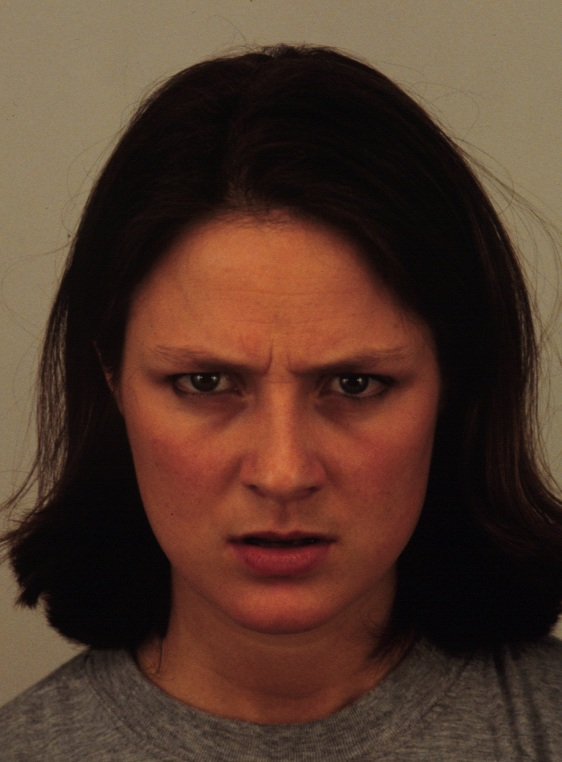
#> input picture face/AF01ANS.JPG, 562 x 762 px; its folder holds only this picture in this run
$ python extrac.py --images face
#> lines starting #> are read from the running program, lines starting #| are printed output that depends on the picture; after the words box and inside, x2 and y2 are one past the last pixel; in counts of white or black regions, pixels touching at a corner belong together
#feature extraction using harris corner detection
import cv2
#import cv
import sys
import argparse
import numpy as np
import imutils
from imutils import paths

arg = argparse.ArgumentParser()
arg.add_argument("-i", "--images", required=True , help="Path to image dataset")
args = vars(arg.parse_args())

# Making a list of all the images in the face dataset folder
images = list(paths.list_images(args["images"]))


#Going through each image in the image list
for img in images:
	image = cv2.imread(img)		#reading the image
#> image is the input picture: shape (762, 562, 3); mean B, G, R 42.9, 56.2, 82.4
	gray_img = cv2.cvtColor(image, cv2.COLOR_BGR2GRAY)   #converting the image into grayscale, only have to deal with 255 values in each pixel
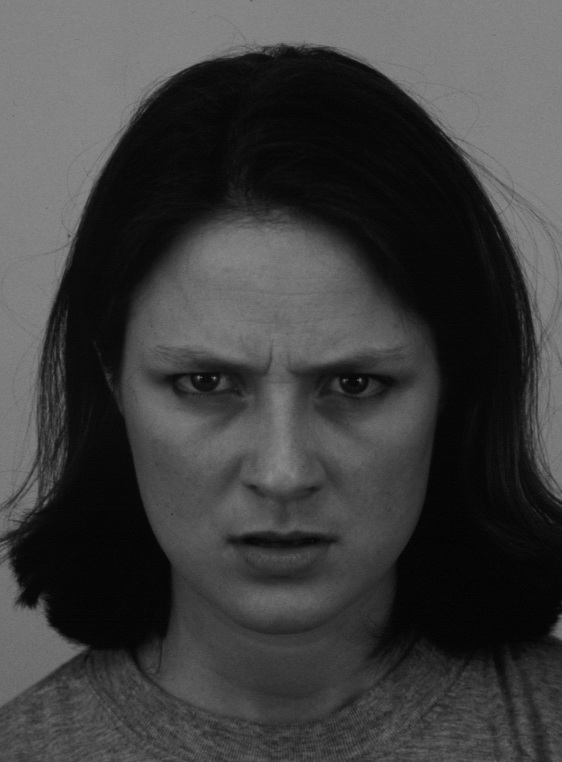
#> gray_img: shape (762, 562); min 1, max 140, mean 62.5
	corners = cv2.goodFeaturesToTrack( gray_img, 25, 0.01, 10)
#> corners = 25 rows, first 8: [360, 379], [198, 377], [214, 378], [344, 380], [560, 616], [44, 504], [68, 234], [264, 52]
	corners = np.int0(corners)
	for i in corners:
		x,y = i.ravel()
		cv2.circle( image, (x,y), 3, 255, -1)
#> this loop made 25 passes
#> (x, y) on passes 1 to 12: (360, 379), (198, 377), (214, 378), (344, 380), (560, 616), (44, 504), (68, 234), (264, 52), (26, 607), (303, 46), (16, 581), (21, 522)
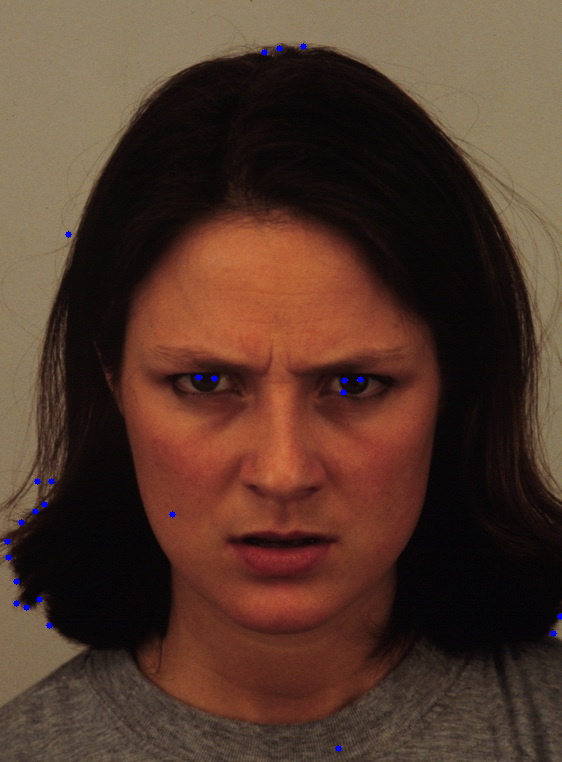
#> image: shape (762, 562, 3); 0.17% of pixels changed, all inside (x1, y1, x2, y2) = (4, 43, 562, 752)

	cv2.imshow('face', image)
	cv2.waitKey(0)

$ run again, on face/AM26ANS.JPG
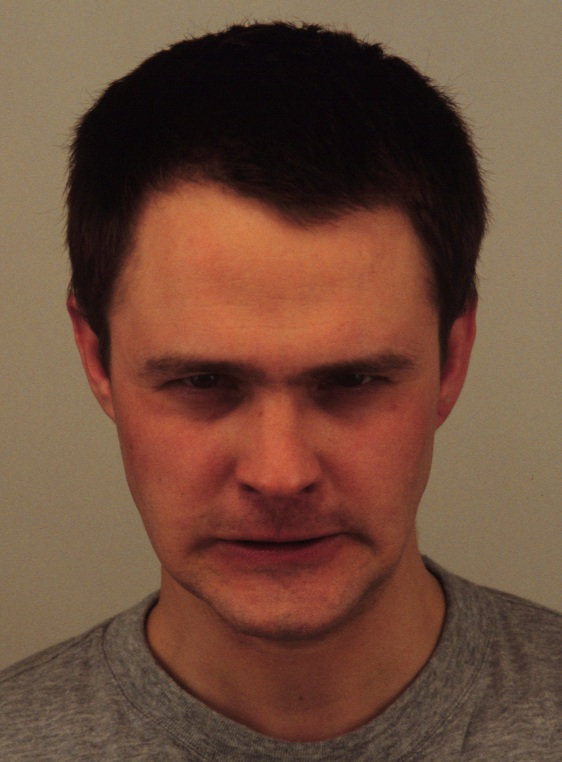
#> input picture face/AM26ANS.JPG, 562 x 762 px
#> image is the input picture: shape (762, 562, 3); mean B, G, R 58.5, 75.7, 109.9
#> `gray_img = cv2.cvtColor(image, cv2.COLOR_BGR2GRAY)`:
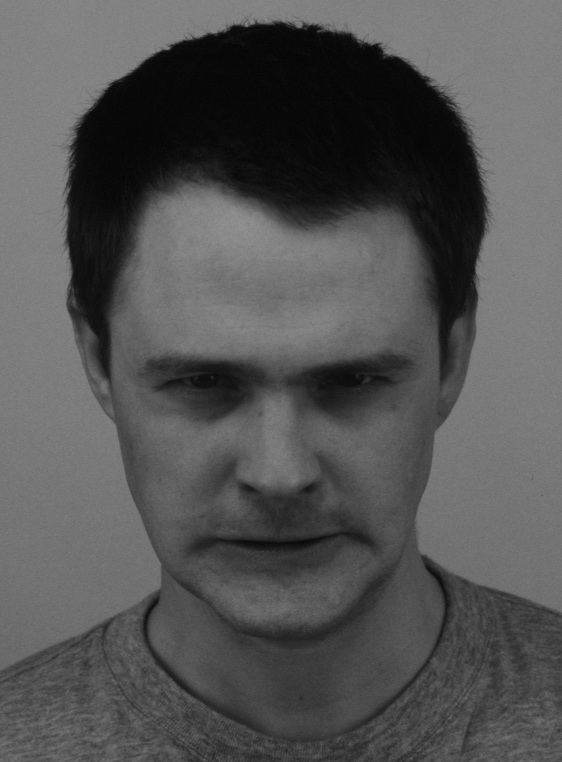
#> gray_img: shape (762, 562); min 3, max 146, mean 84
#> corners = 25 rows, first 8: [246, 25], [256, 22], [169, 48], [379, 44], [317, 31], [193, 37], [301, 27], [430, 83]
#> the loop `for i in corners:` made 25 passes
#> after the loop `for i in corners:`:
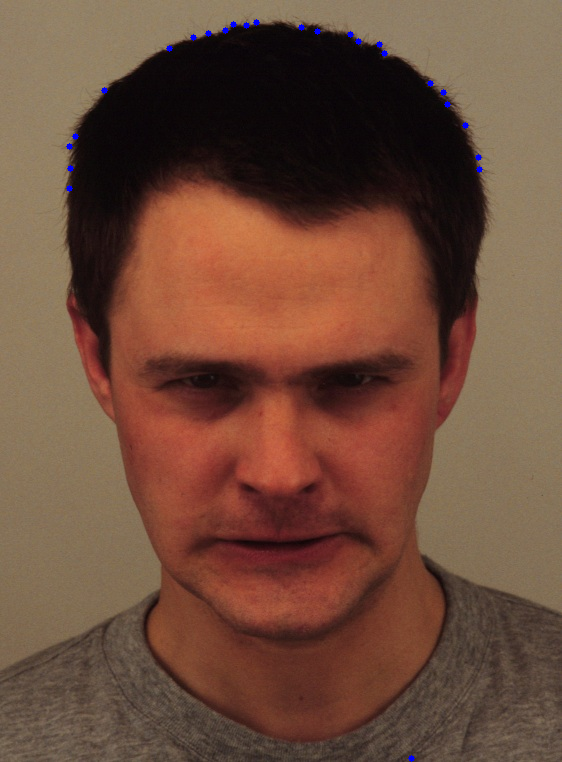
#> image: shape (762, 562, 3); 0.17% of pixels changed, all inside (x1, y1, x2, y2) = (66, 19, 483, 762)

$ run again, on face/AF01DIS.JPG
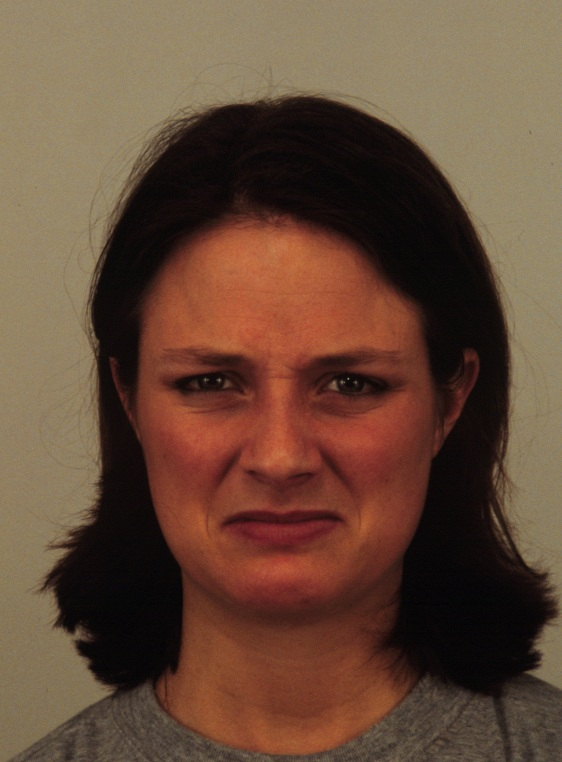
#> input picture face/AF01DIS.JPG, 562 x 762 px
#> image is the input picture: shape (762, 562, 3); mean B, G, R 56.3, 73.9, 101.9
#> `gray_img = cv2.cvtColor(image, cv2.COLOR_BGR2GRAY)`:
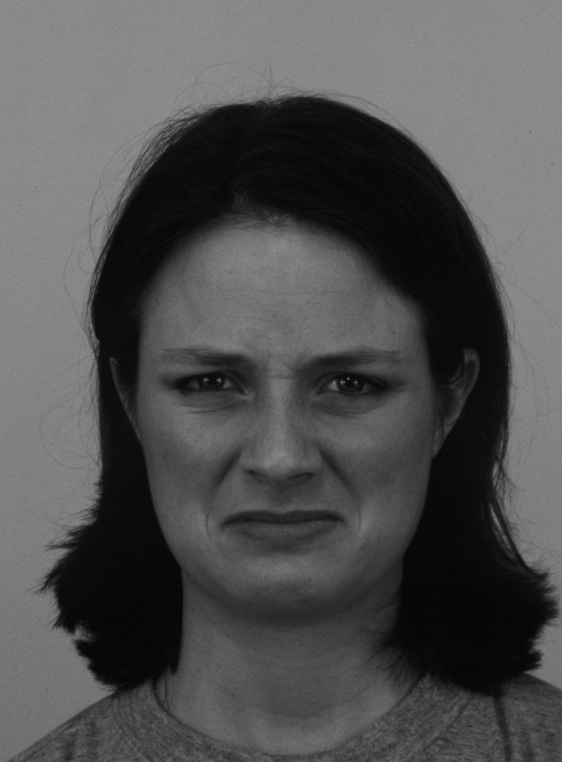
#> gray_img: shape (762, 562); min 2, max 147, mean 80.3
#> corners = 25 rows, first 8: [348, 378], [219, 379], [205, 379], [334, 381], [72, 537], [539, 665], [67, 550], [54, 626]
#> the loop `for i in corners:` made 25 passes
#> after the loop `for i in corners:`:
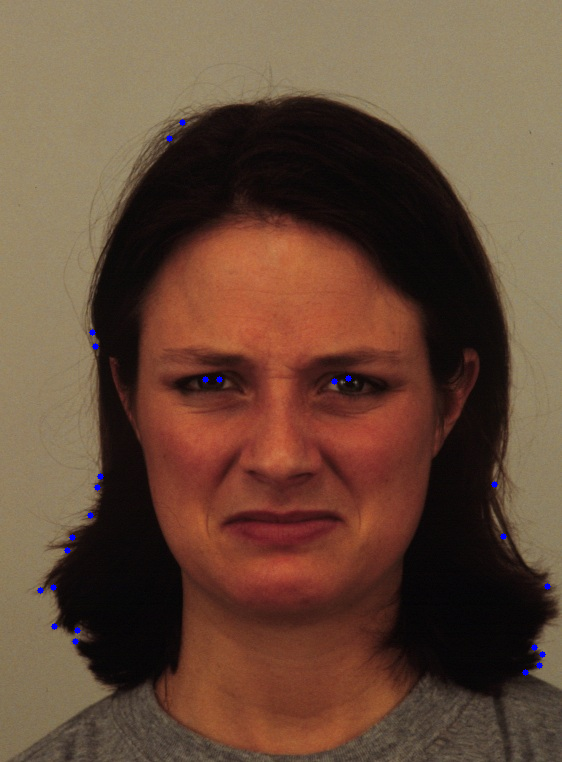
#> image: shape (762, 562, 3); 0.17% of pixels changed, all inside (x1, y1, x2, y2) = (37, 119, 551, 676)
